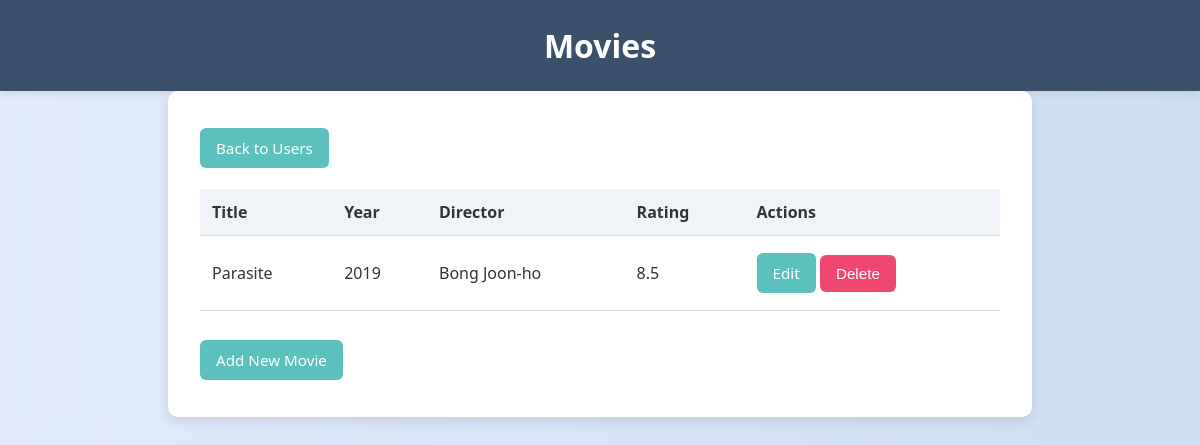
/users/3, run on the app's committed database.
### models/movie.py (models this page shows)
class Movie(db.Model):
    __tablename__ = 'movies'
    __table_args__ = (db.UniqueConstraint('title', 'user_id'),)
    movie_id: Mapped[int] = mapped_column(primary_key=True, autoincrement=True)
    user_id: Mapped[int] = mapped_column(ForeignKey('users.user_id'))
    user = relationship('User', back_populates='movies')
    title: Mapped[str] = mapped_column(nullable=False, unique=True)
    year: Mapped[int] = mapped_column()
    director: Mapped[str] = mapped_column()
    rating: Mapped[float] = mapped_column()

### app.py (the view)
@app.route('/users/<user_id>')
def user_movies(user_id):
    movies = data_manager.get_user_movies(user_id)
    return render_template('movies.html', movies=movies, user_id=user_id)

### data_managers/data_manager_sqlite.py (called while the page is built)
    def get_user_movies(self, user_id):
        try:
            stmt = select(Movie).where(Movie.user_id == user_id)
            return db.session.scalars(stmt).all()
        except SQLAlchemyError as e:
            print(f"Error retrieving user movies: {e}")
            return []

### templates/movies.html (shortened to what this page needs)
<!DOCTYPE html>
<html lang="en">
<head>
    <link rel="stylesheet" href="{{ url_for('static', filename='styles.css') }}">
</head>
<body>
    <header>
        <h1>Movies</h1>
    </header>
    <main>
        <nav><a href="{{ url_for('list_users') }}" class="button">Back to Users</a></nav>
        {% if movies %}
        <table class="movie-table">
            <thead>
                <tr>
                    <th>Title</th>
                    <th>Year</th>
                    <th>Director</th>
                    <th>Rating</th>
                    <th>Actions</th>
                </tr>
            </thead>
            <tbody>
                {% for movie in movies %}
                <tr>
                    <td>{{ movie.title }}</td>
                    <td>{{ movie.year }}</td>
                    <td>{{ movie.director }}</td>
                    <td>{{ movie.rating }}</td>
                    <td>
                        <a href="{{ url_for('update_movie', user_id=user_id, movie_id=movie.movie_id) }}" class="button">Edit</a>
                        <form method="POST" action="{{ url_for('delete_movie', user_id=user_id, movie_id=movie.movie_id) }}" style="display:inline;" onsubmit="return confirm('Are you sure you want to delete this movie?');">
                            <button type="submit">Delete</button>
                        </form>
                    </td>
                </tr>
                {% endfor %}
            </tbody>
        </table>
        {% else %}
            <p>No movies found.</p>
        {% endif %}
        <div style="margin-top: 1rem;">
            <a href="{{ url_for('add_movie', user_id=user_id) }}" class="button">Add New Movie</a>
        </div>
    </main>
</body>
</html>

### static/styles.css (style rules this page uses)
body { font-family: 'Segoe UI', Tahoma, Geneva, Verdana, sans-serif; background: linear-gradient(to right, #e0eafc, #cfdef3); margin: 0; padding: 0; color: #333; }
header { background-color: #3a506b; color: white; padding: 1.5rem 2rem; text-align: center; box-shadow: 0 2px 8px rgba(0, 0, 0, 0.1); }
main { padding: 2rem; max-width: 800px; margin: auto; background-color: white; border-radius: 10px; box-shadow: 0 4px 12px rgba(0, 0, 0, 0.1); }
h1 { margin: 0; font-size: 2rem; }
nav { margin-bottom: 1rem; }
.button, button { display: inline-block; padding: 10px 16px; background-color: #5bc0be; color: white; text-decoration: none; border: none; border-radius: 6px; margin: 5px 0; cursor: pointer; transition: background-color 0.3s; }
.movie-table { width: 100%; border-collapse: collapse; margin-bottom: 1.5rem; }
.movie-table th, .movie-table td { padding: 0.75rem; text-align: left; border-bottom: 1px solid #ddd; }
.movie-table th { background-color: #f0f4f8; color: #333; }
.movie-table td { background-color: #fff; }
form button { background-color: #ef476f; }
.button, button { display: inline-block; padding: 10px 16px; background-color: #5bc0be; color: white; text-decoration: none; border: none; border-radius: 6px; margin: 5px 0; cursor: pointer; font-size: 0.95rem; transition: background-color 0.3s; }
button { appearance: none; -webkit-appearance: none; }

### data on the page
Movie: title "Parasite", year "2019", director "Bong Joon-ho", rating "8.5"
